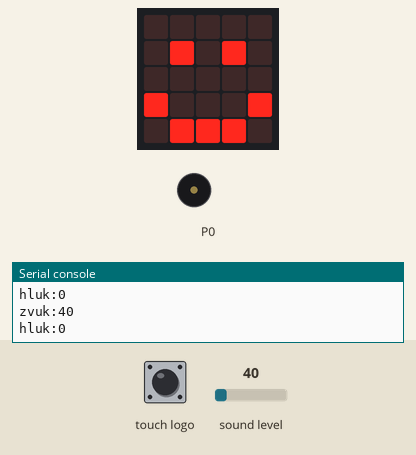
The program below on a simulated BBC micro:bit (MakeCode). Parts: the board's 5×5 LED display, buzzer (waves = sounding), the last lines printed to the serial console. The test bench sets the inputs (shaded band); at power-on: sound level 40.

Above: at 1.2 s.
1.3 s: sound level set to 97
3.0 s: sound level set to 103
At 4.8 s:
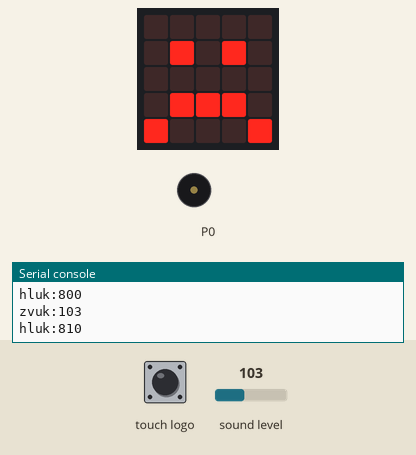
5.2 s: sound level set to 5
At 6.0 s:
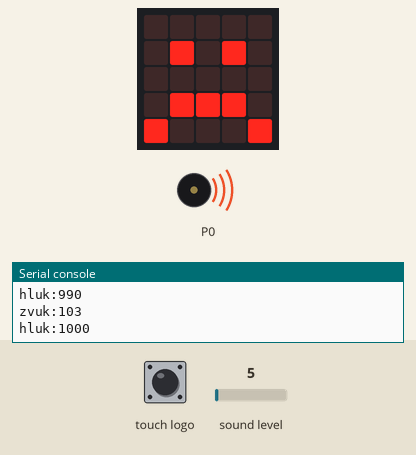
8.2 s: touch logo pressed for 0.15 s
At 9.8 s:
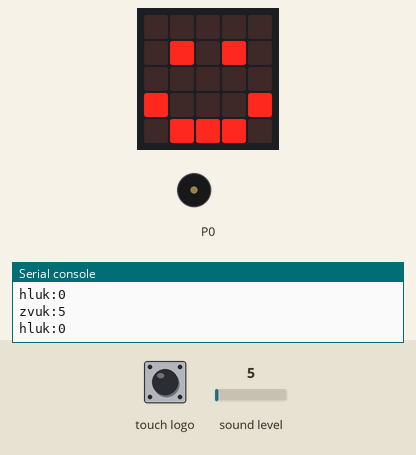
10.1 s: sound level set to 128
At 11.6 s:
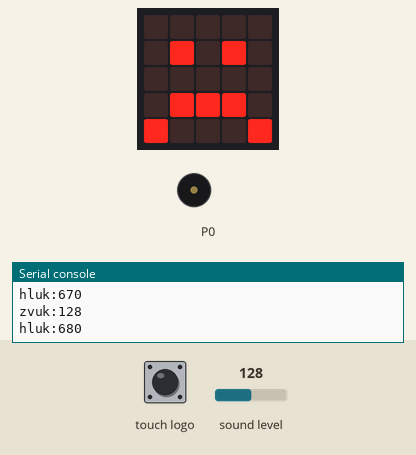
11.9 s: sound level set to 64
At 12.7 s:
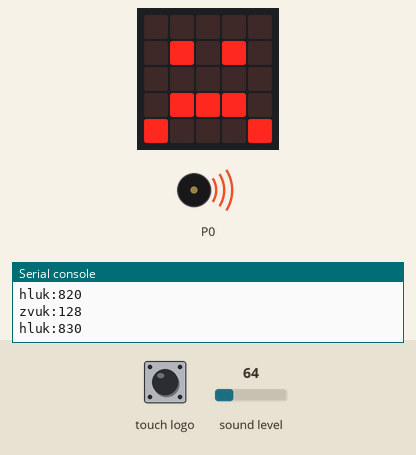
Timing chart, 0 to 15.9 s (numbered marks = the images above; inputs shaded):
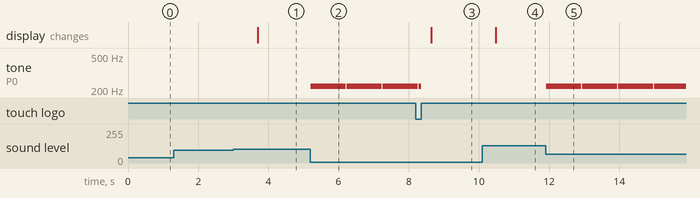

The program:

main.ts
```typescript
let hluk = 0
let zvuk = 0
input.onLogoEvent(TouchButtonEvent.Pressed, function () {
    music.stopAllSounds()
    hluk = 0
})
basic.forever(function () {
    if (hluk > 50) {
        basic.showIcon(IconNames.Sad)
    }
})
basic.forever(function () {
    if (hluk < 50) {
        basic.showIcon(IconNames.Happy)
    }
})
basic.forever(function () {
    serial.writeValue("zvuk", zvuk)
    serial.writeValue("hluk", hluk)
    zvuk = input.soundLevel()
    if (zvuk > 100) {
        hluk += 10
    } else if (hluk > 50) {
        music.playTone(220, music.beat(BeatFraction.Double))
    } else if (zvuk < 99) {
        hluk += -1
    } else {

    }
    if (hluk < 0) {
        hluk = 0
    }
})
```

test.ts
```typescript
// Tady jsou testy. Při použití tohoto balíčku jako rozšíření nebude zkompilováno.
```

Measured:
- the behaviour switches between 100 and 101 on sound level (found by bisection; images 0 and 1)
- after the input at 3.0 s, the display: changes after 0.70 s (image 1)
- after the input at 5.2 s, tone on P0: alternates 220 Hz for 1.0 s and silent for 0.03 s, starting at once
- after the input at 8.2 s, the display: changes after 0.44 s (image 3)
- after the input at 10.1 s, the display: changes after 0.38 s (image 4)
- after the input at 11.9 s, tone on P0: alternates 220 Hz for 1.0 s and silent for 0.03 s, starting at once
